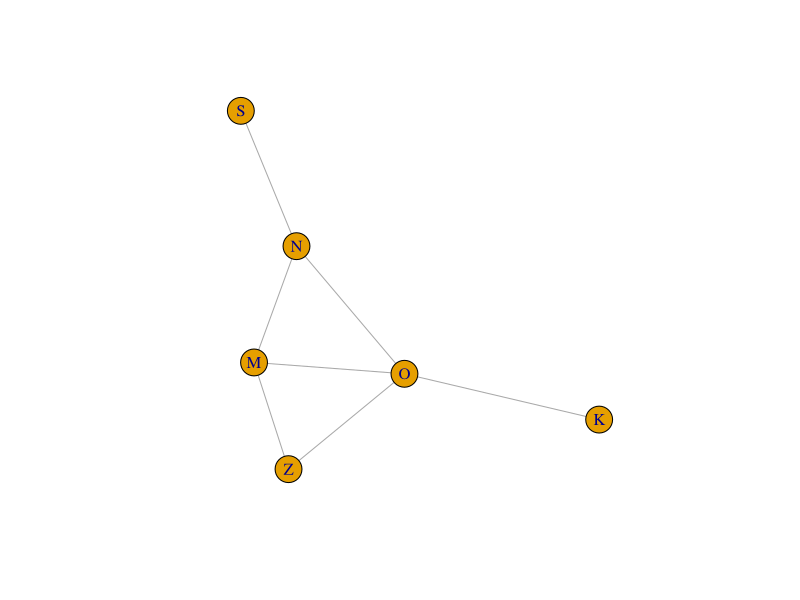
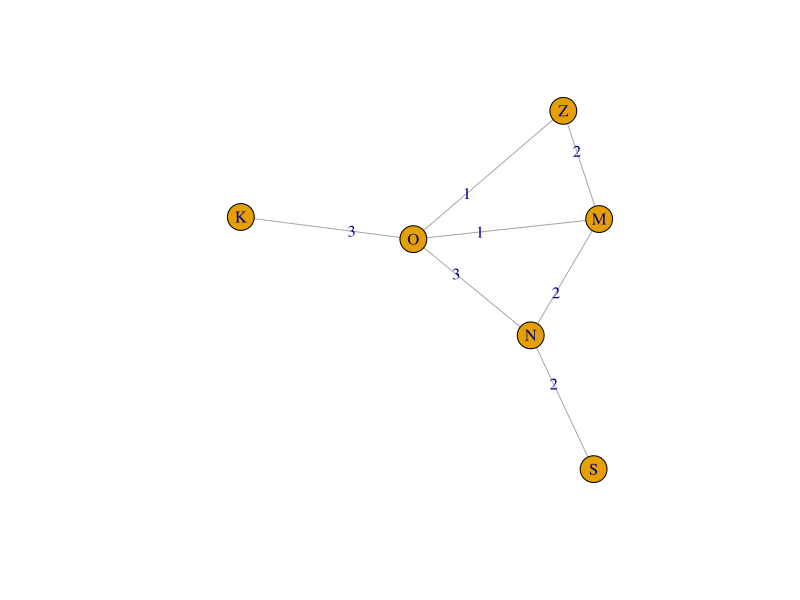
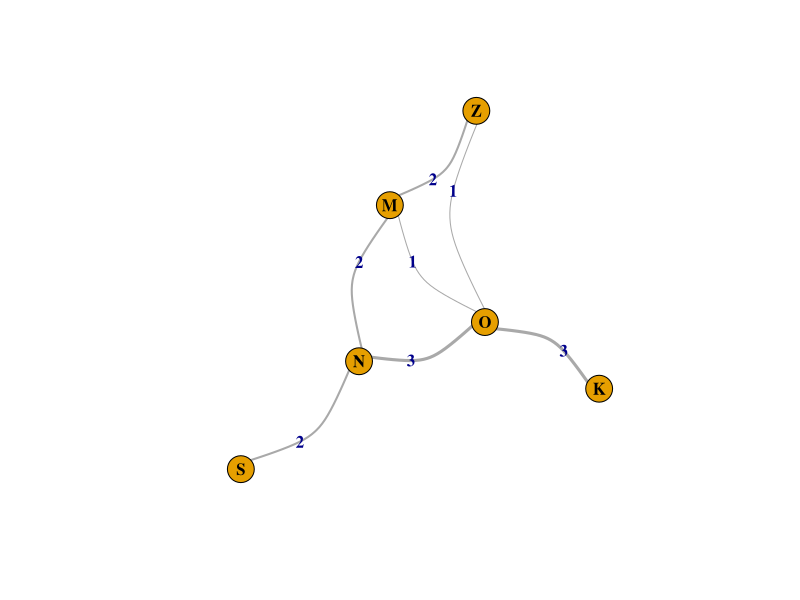
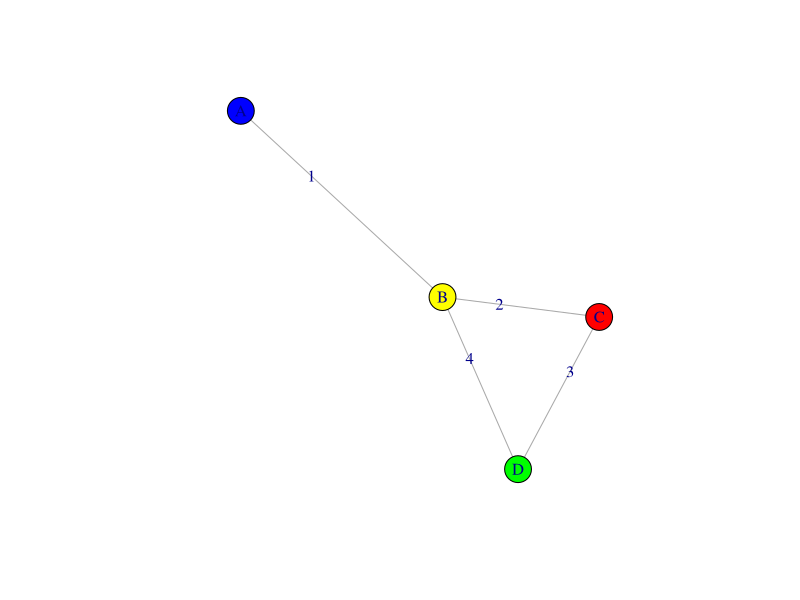

The R script that drew these images, in order:
library(igraph)
# Template to plot some simple networks

# Template 1
g1 <- graph( edges=c("O","Z", "N","S", "O","K", "O","M", "M","N", "Z","M", "N","O"), directed=F) 
plot(g1)
E(g1) # display edges

E(g1)$weight <- c(1,2,3,1,2,2,3)
plot(g1, edge.label = E(g1)$weight)
degree(g1)

V(g1)$shape <- "circle"
plot(g1, edge.label = E(g1)$weight, edge.label.font=c(2), edge.label.size=60, 
     edge.width = E(g1)$weight, edge.curved = c(0.5), 
     vertex.label.font=c(2), vertex.label.color="black")


# Template 2
g2 <- graph.empty(n=0,directed=F)
g2 <- g2 + vertex("A", color="blue")
g2 <- g2 + vertex("B", color="yellow")
g2 <- g2 + vertex("C", color="red")
g2 <- g2 + vertex("D", color="green")
g2 <- g2 + edge("A", "B")
g2 <- g2 + edge("B", "C")
g2 <- g2 + edge("C", "D")
g2 <- g2 + edge("B", "D")
E(g2)$weight <- c(1,2,3,4)
plot(g2, edge.label=E(g2)$weight)
